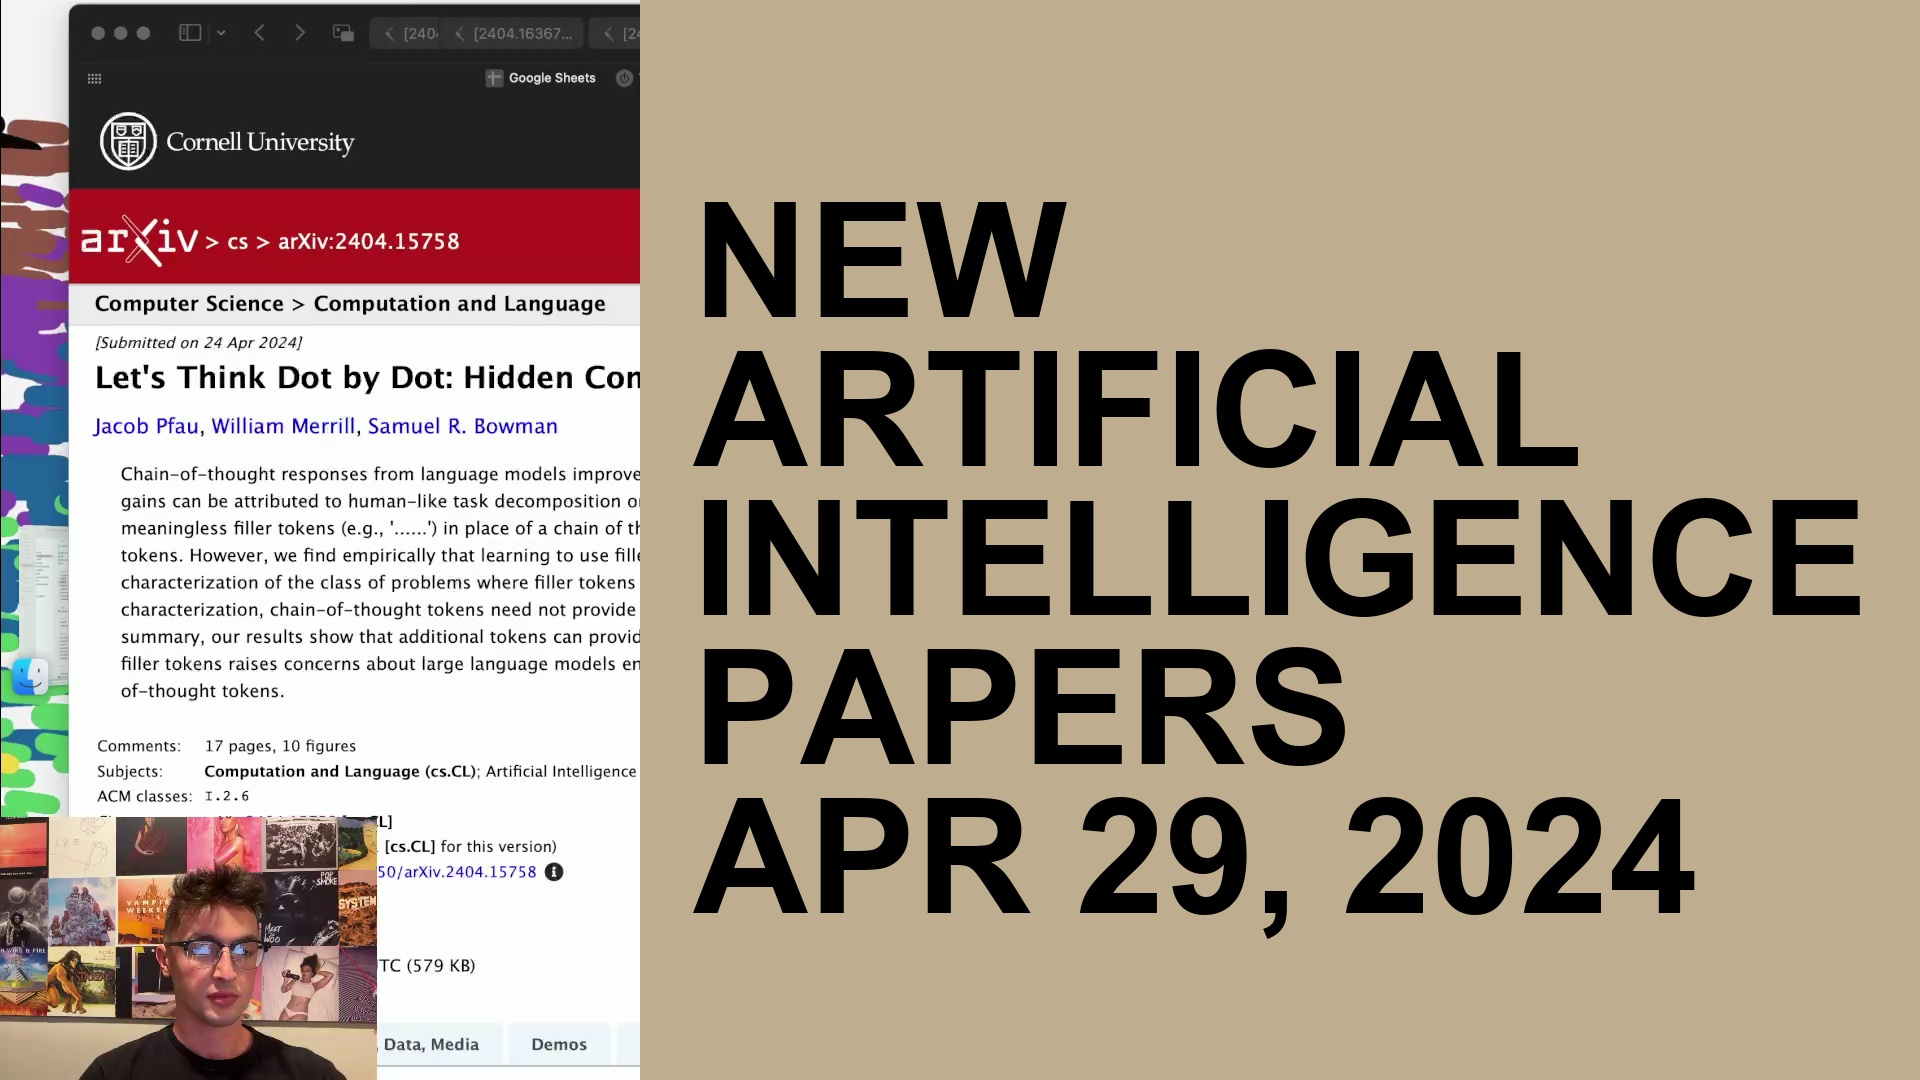

Write the Python code that produced this figure.
import cv2
import random
import numpy as np
from PIL import Image, ImageDraw, ImageFont
import argparse
from datetime import datetime

def get_high_contrast_color(bg_color):
    brightness = sum(bg_color) / 3
    return (255, 255, 255) if brightness < 128 else (0, 0, 0)

# Get current date
now = datetime.now()
default = f"NEW\nARTIFICIAL\nINTELLIGENCE\nPAPERS\n{now.strftime('%b').upper()} {now.day}, {now.year}"

def main(video_path, text=default, coverage=2/3, font_size=140):
    # Capture first frame from video
    cap = cv2.VideoCapture(video_path)
    cap.set(cv2.CAP_PROP_POS_FRAMES, 1)
    ret, frame = cap.read()
    cap.release()

    
    if not ret:
        print("Error reading video.")
        return

    # Resize to 16:9 ratio
    target_dim = (1920, 1080)
    frame = cv2.resize(frame, target_dim)

    # Create text overlay image
    bg_color = (random.randint(0, 255), random.randint(0, 255), random.randint(0, 255))
    text_color = get_high_contrast_color(bg_color)
    text_img_width = int(coverage * target_dim[0])
    text_img = Image.new('RGB', (text_img_width, target_dim[1]), color=bg_color)

    font = ImageFont.truetype('arialbd.ttf', font_size)
    d = ImageDraw.Draw(text_img)

    #text_w, text_h = d.textsize(text, font=font)
    bbox = d.textbbox((0, 0), text, font=font)  # (left, top, right, bottom)
    text_w = bbox[2] - bbox[0]
    text_h = bbox[3] - bbox[1]

    # Calculate position to center the text
    position = ((text_img_width // 2) - (text_w // 2), (target_dim[1] // 2) - (text_h // 2))
    d.text(position, text, font=font, fill=text_color)

    # Convert PIL image to OpenCV format
    text_np = np.array(text_img)
    text_np = text_np[:, :, ::-1].copy()

    # Overlay text on the right position of the frame
    overlay_start = target_dim[0] - text_img_width
    frame[:, overlay_start:] = text_np

    # Save the final image
    output_path = 'thumbnail.jpg'
    cv2.imwrite(output_path, frame)

if __name__ == "__main__":
    import argparse
    parser = argparse.ArgumentParser(description="Overlay custom text on the first frame of a video.")
    parser.add_argument('video_path', type=str, help='Path to the video file.')
    parser.add_argument('--text', type=str, default=default, help='Custom text with new lines using \\n')
    parser.add_argument('--coverage', type=float, default=2/3, help='Fraction of frame to cover with text')
    parser.add_argument('--font_size', type=int, default=160, help='Font size of the overlay text')
    
    args = parser.parse_args()

    main(args.video_path, args.text, args.coverage, args.font_size)
